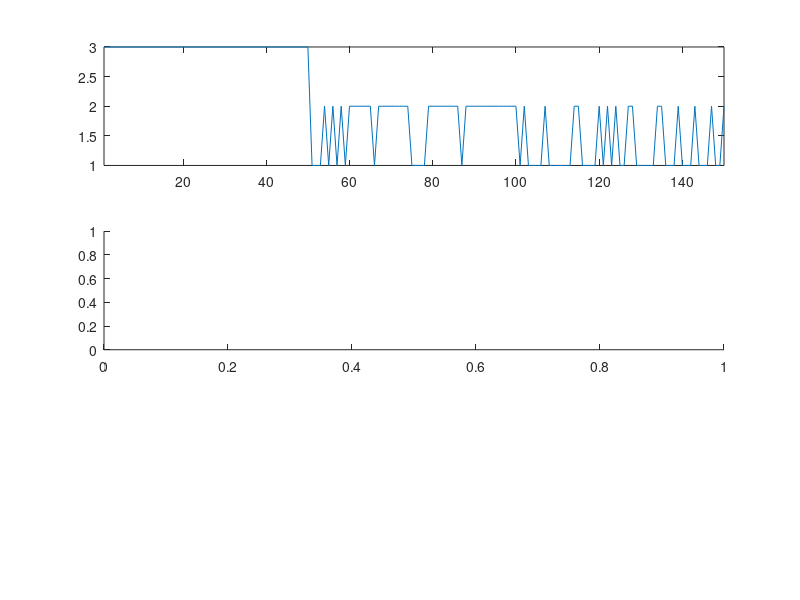

This figure's MATLAB source: (Note: this script raises an error after producing the figure.)
clear all; close all; clc;

load fisheriris.mat;

% sepal length, width  이용
setdata = [];
setdata = meas(:,1:2);

% 매트랩 내부함수. 출력: mat_label: 그룹 할당 결과, mat_Cnt: 각 그룹의 중심 좌표
[mat_label, mat_CP] = kmeans(setdata, 3, 'Start', setdata(1:3,:));

%%
grp = 3; % k = 3;
class = [1 2 3];

my_CP = setdata(1:grp,:); 

% [출력 변수] = my_kmeans_학번(입력변수);

figure;
subplot(311); plot(mat_label); axis tight;
subplot(312); plot(Final_label); axis tight;
subplot(313); plot(mat_label-Final_label); axis tight;

my_CP
mat_CP
    
